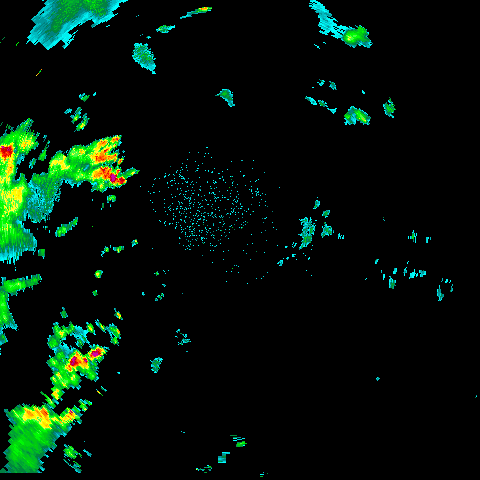
#> input picture dataOneDay/dpsri_240km_2024100600100000dBR.dpsri.png, 480 x 480 px; its folder holds only this picture in this run
$ jupyter execute --allow-errors EDA.ipynb
#> lines starting #> are read from the running program, lines starting #| are printed output that depends on the picture; after the words box and inside, x2 and y2 are one past the last pixel; in counts of white or black regions, pixels touching at a corner belong together; long printed decimals are rounded
# Process single-day data

[cell 1]
import os
import cv2
import numpy as np
from skimage import morphology
import matplotlib.pyplot as plt

# Input folder path
input_folder = './dataOneDay'

[cell 2]
# Initialize lists to store original and processed images
original_images = []
processed_images = []

[cell 3]
# Set minimum rain area threshold
min_rain_area = 10  # Adjust as needed

# Iterate through each image in the folder
for filename in sorted(os.listdir(input_folder)):
    # Check if the file is an image
    if filename.endswith('.png'):
        input_path = os.path.join(input_folder, filename)

        # Step 1: Read the image
        img = cv2.imread(input_path)
#> img is the input picture: shape (480, 480, 3); mean B, G, R 9.6, 20.2, 3.5
        if img is None:
            print(f"Error: Image {filename} failed to load, skipping this file.")
            continue

        # Step 2: Convert to grayscale
        gray_img = cv2.cvtColor(img, cv2.COLOR_BGR2GRAY)
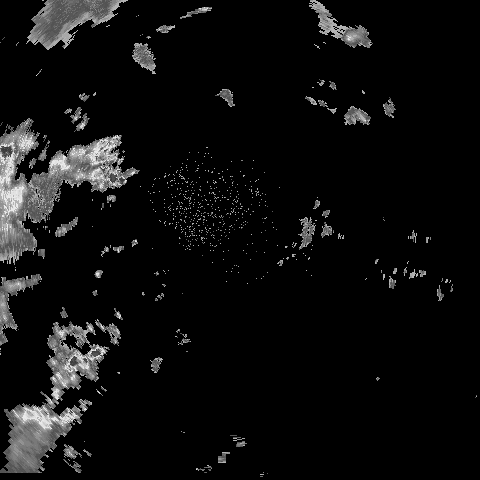
#> gray_img: shape (480, 480); min 0, max 233, mean 14

        # Step 3: Save the unprocessed grayscale image to original_images
        original_images.append(gray_img)

        # Step 4: Apply binary thresholding
        _, binary_img = cv2.threshold(gray_img, 30, 255, cv2.THRESH_BINARY)
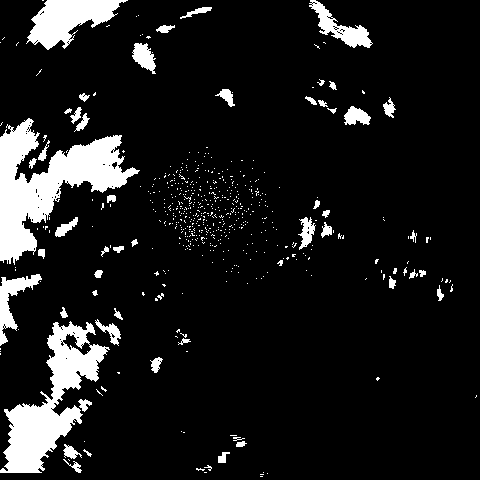
#> binary_img: shape (480, 480); 10.5% white; 558 white regions (505 under 20 px), largest, box (x1, y1, x2, y2) and area: (0, 118, 140, 265) 8009, (0, 321, 110, 473) 6176, (26, 0, 128, 50) 2664

        # Step 5: Remove small areas
        binary_img = morphology.remove_small_objects(binary_img.astype(bool), min_rain_area)
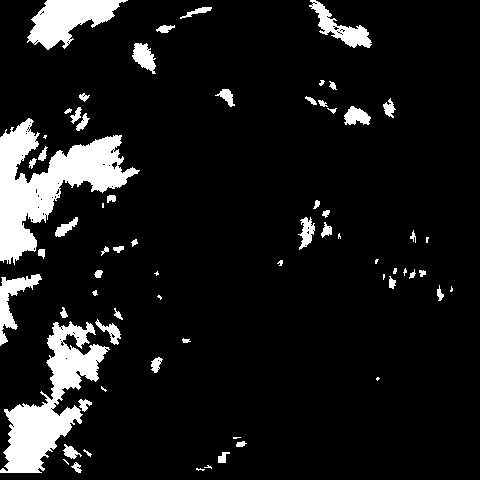
#> binary_img: shape (480, 480) bool; 10% white; 68 white regions (17 under 20 px), largest, box (x1, y1, x2, y2) and area: (0, 118, 140, 265) 7981, (0, 321, 110, 473) 6166, (27, 0, 128, 50) 2649
        binary_img = (binary_img * 255).astype(np.uint8)

        # Step 6: Apply mask
        processed_img = cv2.bitwise_and(gray_img, gray_img, mask=binary_img)

        # Step 7: Normalize
        normalized_img = (processed_img / 255.0)  # Normalize to 0-1 range

        # Add processed image to processed_images
        processed_images.append(normalized_img)

print("Image processing complete. `original_images` and `processed_images` data are ready.")

[cell 4]
# Iterate through each image in the folder
for filename in sorted(os.listdir(input_folder)):
    # Check if the file is an image
    if filename.endswith('.png'):
        input_path = os.path.join(input_folder, filename)

        # Step 1: Read the image
        img = cv2.imread(input_path)
        if img is None:
            print(f"Error: Image {filename} failed to load, skipping this file.")
            continue

        # Step 2: Convert to grayscale
        gray_img = cv2.cvtColor(img, cv2.COLOR_BGR2GRAY)

        # Step 3: Save the unprocessed grayscale image to original_images
        original_images.append(gray_img)

        # Step 4: Apply binary thresholding
        _, binary_img = cv2.threshold(gray_img, 30, 255, cv2.THRESH_BINARY)

        # Step 5: Remove small areas
        binary_img = morphology.remove_small_objects(binary_img.astype(bool), min_rain_area)
        binary_img = (binary_img * 255).astype(np.uint8)

        # Step 6: Apply mask
        processed_img = cv2.bitwise_and(gray_img, gray_img, mask=binary_img)

        # Step 7: Normalize
        normalized_img = (processed_img / 255.0)  # Normalize to 0-1 range

        # Add processed image to processed_images
        processed_images.append(normalized_img)

print("Image processing complete. `original_images` and `processed_images` data are ready.")

# Pixel Value Distribution Histogram
Compare the pixel value distribution of the original and processed image sets to observe the impact of denoising and normalization.
Use matplotlib to plot the histogram of pixel values to analyze changes in image brightness and contrast.

[cell 5]
import matplotlib.pyplot as plt
import numpy as np

# Example: Display histograms of pixel distributions for original and processed images
def plot_histograms(original_images, processed_images):
    fig, axs = plt.subplots(1, 2, figsize=(12, 5))

    # Pixel distribution of original images
    original_pixels = np.concatenate([img.ravel() for img in original_images])
    axs[0].hist(original_pixels, bins=50, color='blue', alpha=0.7)
    axs[0].set_title("Original Images Pixel Distribution")

    # Pixel distribution of processed images
    processed_pixels = np.concatenate([img.ravel() for img in processed_images])
    axs[1].hist(processed_pixels, bins=50, color='green', alpha=0.7)
    axs[1].set_title("Processed Images Pixel Distribution")

    plt.show()
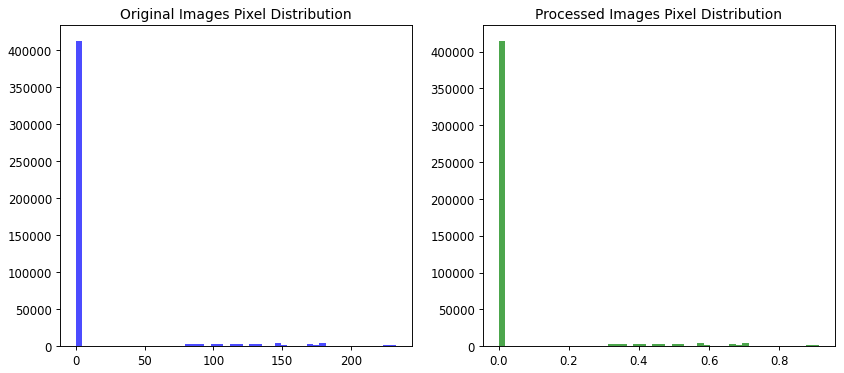
#> figure drawn by matplotlib, 2 panels; panel 1: tallest bar 412602 high, from x = 0 to 4.66; panel 2: tallest bar 414800 high, from x = 0 to 0.0183

# Example usage
plot_histograms(original_images, processed_images)

# Average Pixel Intensity Heatmap
Calculate the average pixel value for each image to generate a set of heatmaps, which show the overall location and intensity distribution of rainfall areas.
Use numpy to compute the average pixel value for each image and plot it as a heatmap for visual representation of changes.

[cell 6]
# Example: Generate an average pixel intensity heatmap
def plot_average_heatmap(images, title="Average Heatmap"):
#> called with title = 'Original Images Average Heatmap'
    avg_img = np.mean(images, axis=0)  # Calculate the average image
    plt.imshow(avg_img, cmap='hot')
    plt.colorbar()
    plt.title(title)
    plt.axis('off')
    plt.show()

plot_average_heatmap(original_images, title="Original Images Average Heatmap")
plot_average_heatmap(processed_images, title="Processed Images Average Heatmap")
#> call 2 of plot_average_heatmap, with title = 'Processed Images Average Heatmap'
#> in plot_average_heatmap (call 2), `plt.show()`:
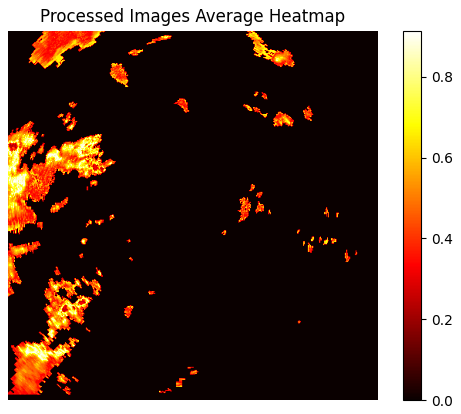
#> figure drawn by matplotlib, 2 panels

# Difference Map of Pixel Value Changes
Calculate the difference between original and processed images to generate a difference map, highlighting areas with significant changes after denoising.
Subtract the original image matrix from the processed image matrix, then visualize the difference areas.

[cell 7]
import cv2
import numpy as np
import matplotlib.pyplot as plt

def plot_difference_images(original_images, processed_images, num_images=3):
    """
    Calculate and visualize the difference between original and processed images.

    Parameters:
    original_images (list of numpy arrays): Set of original images
    processed_images (list of numpy arrays): Set of processed images
    num_images (int): Number of difference images to display
    """
#> called with num_images = 3
    fig, axs = plt.subplots(num_images, 3, figsize=(12, 4 * num_images))

    for i in range(num_images):
        original = original_images[i]
        processed = processed_images[i]

        # Calculate the difference image
        difference = np.abs(original - processed)

        # Visualize original image, processed image, and difference image
        axs[i, 0].imshow(original, cmap='gray')
        axs[i, 0].set_title("Original Image")
        axs[i, 0].axis('off')

        axs[i, 1].imshow(processed, cmap='gray')
        axs[i, 1].set_title("Processed Image")
        axs[i, 1].axis('off')

        axs[i, 2].imshow(difference, cmap='hot')
        axs[i, 2].set_title("Difference Image")
        axs[i, 2].axis('off')

    plt.tight_layout()
    plt.show()

# Example usage
# original_images and processed_images are the sets of original and processed images (assumed to be loaded and processed)
#> (the rest of this cell did not finish here and is left out)

# Rainfall Area Size Statistics
Calculate the size distribution of rainfall areas (effective rainfall) in each image, observing changes before and after processing.
For each binarized image, compute the total pixel count of effective areas and plot a boxplot or distribution plot.

**Note: Normalization is removed when comparing data here**

[cell 8]
import cv2
import numpy as np
import matplotlib.pyplot as plt
import seaborn as sns
from skimage import morphology

def calculate_rain_area(image, threshold=30):
    """
    Calculate the total pixel count of the rainfall area in the image.

    Parameters:
    image (numpy array): Input grayscale image (not normalized)
    threshold (int): Threshold; pixels below this value are considered non-rainfall areas

    Returns:
    int: Total pixel count of the rainfall area
    """
#> called with threshold = 30
    #  Restore image to original pixel range (if normalized)
    if image.max() <= 1.0:
        image = (image * 255).astype(np.uint8)

    #  Binarize image to obtain rainfall areas
    _, binary_img = cv2.threshold(image, threshold, 255, cv2.THRESH_BINARY)
    rain_area = np.sum(binary_img > 0)
#> rain_area = 24099
    return rain_area

def plot_rain_area_distribution(original_images, processed_images):
    """
    Calculate and visualize the size distribution of rainfall areas in images before and after processing.

    Parameters:
    original_images (list of numpy arrays): Set of original images (not normalized)
    processed_images (list of numpy arrays): Set of processed images (not normalized)
    """
    original_areas = [calculate_rain_area(img) for img in original_images]
#> original_areas = [24099, 24099]
    processed_areas = [calculate_rain_area(img) for img in processed_images]
#> processed_areas = [23000, 23000]

    #  Create a DataFrame for easier visualization
    import pandas as pd
    data = pd.DataFrame({
        'Original': original_areas,
        'Processed': processed_areas
    })
#> data = table of 2 rows and 2 columns
    melted_data = pd.melt(data, var_name='Image Type', value_name='Rain Area')
#> melted_data = table of 4 rows and 2 columns

    #  Plot boxplot and histogram for comparison
    plt.figure(figsize=(12, 6))

    #  Boxplot
    plt.subplot(1, 2, 1)
    sns.boxplot(x='Image Type', y='Rain Area', data=melted_data)
    plt.title("Rain Area Distribution (Boxplot)")

    #  Histogram
    plt.subplot(1, 2, 2)
    sns.histplot(data=melted_data, x='Rain Area', hue='Image Type', element="step", kde=True)
    plt.title("Rain Area Distribution (Histogram)")

    plt.tight_layout()
    plt.show()
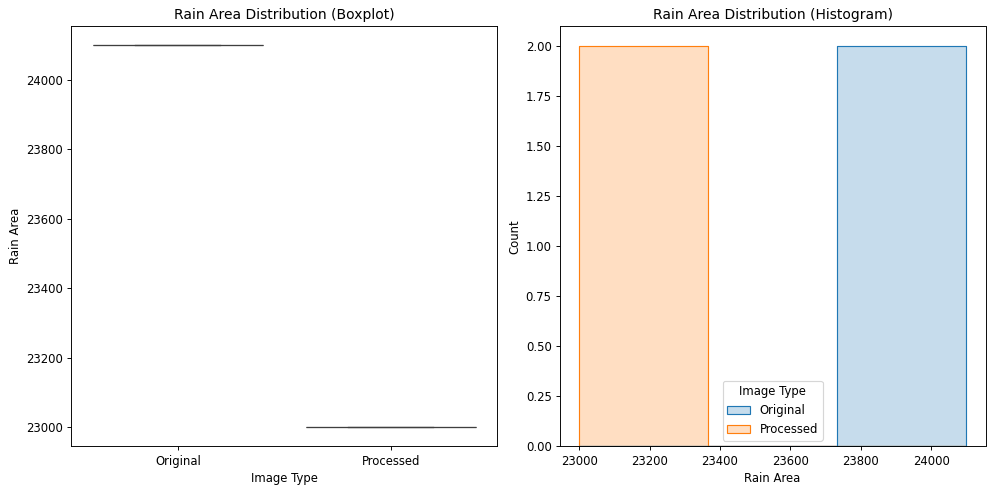
#> figure drawn by matplotlib, 2 panels

    #  Display mean and median of rainfall area
    original_mean, processed_mean = np.mean(original_areas), np.mean(processed_areas)
#> original_mean = 24099; processed_mean = 23000
    original_median, processed_median = np.median(original_areas), np.median(processed_areas)
#> original_median = 24099; processed_median = 23000

    print(f"Original Images - Mean Rain Area: {original_mean}, Median Rain Area: {original_median}")
#| Original Images - Mean Rain Area: 24099.0, Median Rain Area: 24099.0
    print(f"Processed Images - Mean Rain Area: {processed_mean}, Median Rain Area: {processed_median}")
#| Processed Images - Mean Rain Area: 23000.0, Median Rain Area: 23000.0

#  Example usage
#  original_images and processed_images are the sets of original and processed images (assumed to be loaded and processed)
plot_rain_area_distribution(original_images, processed_images)

#  Frequency Analysis (Fourier Transform)
Perform a Fourier Transform on original and processed images to observe differences in the frequency domain.
#Denoising may impact the high-frequency components of the image.
Use the numpy.fft library to perform the Fourier Transform and visualize the frequency distribution.

[cell 9]
import cv2
import numpy as np
import matplotlib.pyplot as plt

def plot_fourier_transform(original_image, processed_image):
    """
    Perform Fourier Transform on original and processed images and visualize the differences in the frequency domain.

    Parameters:
    original_image (numpy array): Original image
    processed_image (numpy array): Processed image
    """

    #  Define a Fourier Transform function
    def fourier_transform(image):
        #  Perform Fourier Transform
        f = np.fft.fft2(image)
        #  Shift the frequency center to the center of the image
        fshift = np.fft.fftshift(f)
        #  Logarithmic spectrum
        magnitude_spectrum = 20 * np.log(np.abs(fshift) + 1)
        return magnitude_spectrum

    #  Frequency domain of the original image
    original_spectrum = fourier_transform(original_image)

    #  Frequency domain of the processed image
    processed_spectrum = fourier_transform(processed_image)

    #  Visualize the frequency domain
    plt.figure(figsize=(12, 6))

    #  Display the original image and its frequency domain
    plt.subplot(2, 2, 1)
    plt.imshow(original_image, cmap='gray')
    plt.title("Original Image")
    plt.axis('off')

    plt.subplot(2, 2, 2)
    plt.imshow(original_spectrum, cmap='gray')
    plt.title("Original Image - Frequency Domain")
    plt.axis('off')

    #  Display the processed image and its frequency domain
    plt.subplot(2, 2, 3)
    plt.imshow(processed_image, cmap='gray')
    plt.title("Processed Image")
    plt.axis('off')

    plt.subplot(2, 2, 4)
    plt.imshow(processed_spectrum, cmap='gray')
    plt.title("Processed Image - Frequency Domain")
    plt.axis('off')

    plt.tight_layout()
    plt.show()

#  Example usage
#  original_image and processed_image are the original and processed images (assumed to be loaded)
#  Read and preprocess the image
input_path = './dataOneDayTest/dpsri_240km_2024100700150000dBR.dpsri.png'
img = cv2.imread(input_path, cv2.IMREAD_GRAYSCALE)
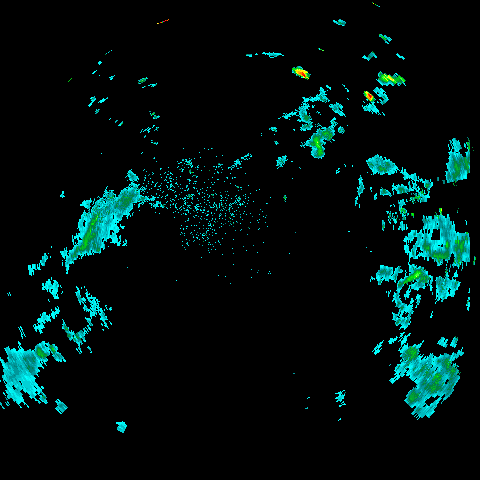
#> input picture dataOneDayTest/dpsri_240km_2024100700150000dBR.dpsri.png, 480 x 480 px
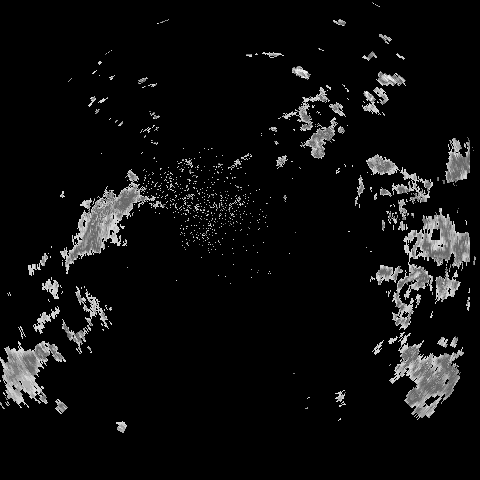
#> img: shape (480, 480); min 0, max 242, mean 14.3

#  Example of original and processed images
original_image = img
processed_image = morphology.remove_small_objects(img.astype(bool), min_size=115).astype(np.uint8) * 255
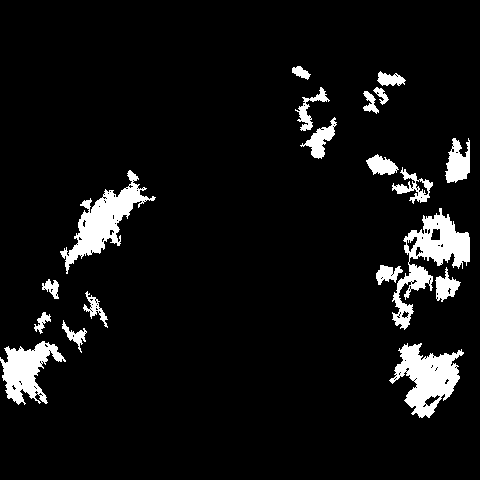
#> processed_image: shape (480, 480); 6.9% white; 19 white regions, largest, box (x1, y1, x2, y2) and area: (392, 208, 470, 330) 3109, (60, 170, 156, 274) 2884, (389, 343, 464, 418) 2803

#  Visualize the frequency domain differences
plot_fourier_transform(original_image, processed_image)
#> in fourier_transform (call 2), `magnitude_spectrum = 20 * np.log(np.abs(fshift) + 1)`:
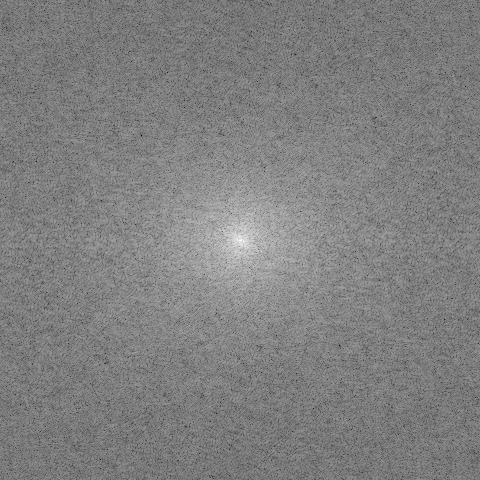
#> magnitude_spectrum: shape (480, 480) float64; min 55.1, max 304.2, mean 180.3; drawn with min black and max white

#  Structural Similarity Index (SSIM)
  Use the SSIM metric to compare original and processed images, quantifying the structural similarity to see if the structure of rainfall areas is preserved.
  skimage.metrics.structural_similarity can help calculate the SSIM value, showing the impact of processing on structure.
  Calculate the mean SSIM for all compared images.

[cell 10]
from skimage.metrics import structural_similarity as ssim
import matplotlib.pyplot as plt
import numpy as np

#  Initialize SSIM values list
ssim_values = []

#  Iterate over each pair of original and processed images
for idx, (original, processed) in enumerate(zip(original_images, processed_images)):
    #  Normalize the original image to 0-1 to match the processed image
    original_normalized = original / 255.0

    #  Calculate SSIM; data_range=1 indicates we are comparing within the 0-1 range
    ssim_value = ssim(original_normalized, processed, data_range=1)
    ssim_values.append(ssim_value)
#> this loop made 2 passes
#> ssim_value on passes 1 to 2: 0.937, 0.937
#> after the loop, ssim_values = [0.937, 0.937]

    #  Output the SSIM value for each image
    #  print(f"Image {idx+1} SSIM: {ssim_value}")

#  Calculate the mean SSIM for all images
mean_ssim = np.mean(ssim_values)
#> mean_ssim = 0.937

#  Output the average SSIM value
print(f"\nAverage SSIM across all images: {mean_ssim}")
#| Average SSIM across all images: 0.9366
